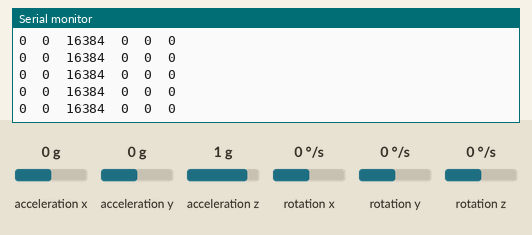
A sketch run on a simulated Arduino Uno, built with avr-gcc and run on an emulated ATmega328P. Parts: the last lines printed to the serial monitor. The test bench sets the inputs (shaded band); at power-on: acceleration x 0 g, acceleration y 0 g, rotation x 0 °/s, acceleration z 1 g, rotation y 0 °/s, rotation z 0 °/s.

Above: at 1.2 s.
1.3 s: acceleration x set to -1.4 g
At 2.2 s:
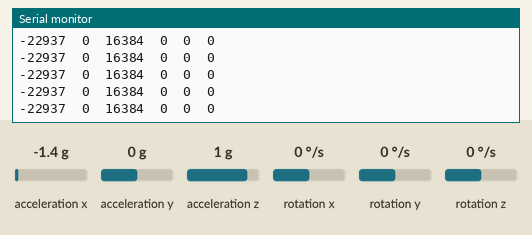
4.3 s: acceleration y set to -1.4 g
At 5.2 s:
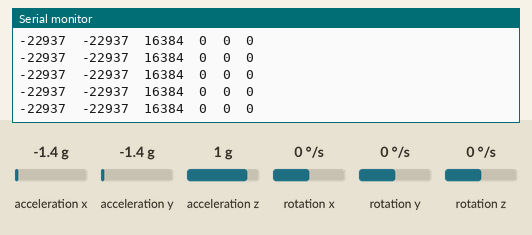
7.3 s: rotation x set to 100 °/s
At 8.4 s:
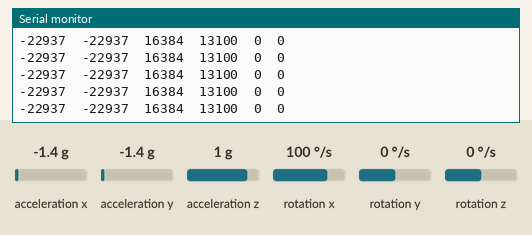
10.3 s: acceleration z set to -1.4 g
At 11.3 s:
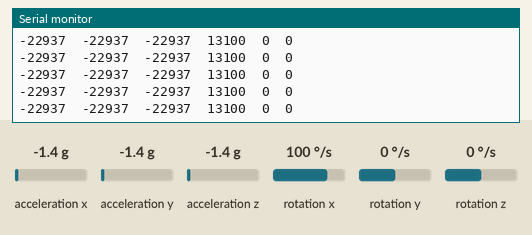
11.8 s: rotation y set to 100 °/s
At 12.3 s:
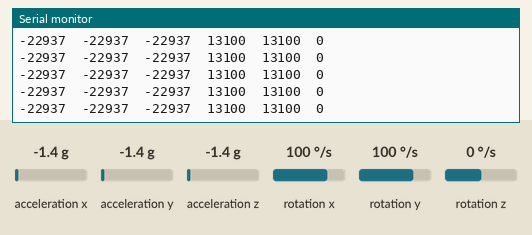

The sketch:

lab07-3.ino
```cpp
#include <I2Cdev.h>
#include <MPU6050.h>
#include <Wire.h>
MPU6050 accelgyro;

int16_t mx, my, mz;
int16_t ax, ay, az, gx, gy, gz;

void setup() {
  // put your setup code here, to run once:
  Wire.begin();
  Serial.begin(38400);
  Serial.println("Initializing I2C devices...");

 	accelgyro.initialize();	  // 初始化 I2C devices

  Serial.println("Testing device connections…");
  Serial.println(accelgyro.testConnection() ? "MPU6050 connection successful" : "failed");
}

void loop() {
  // put your main code here, to run repeatedly:
  	accelgyro.getMotion6(&ax, &ay, &az, &gx, &gy, &gz);
    // Serial.print("a/g:\t");
      Serial.print(ax); Serial.print("\t");
      Serial.print(ay); Serial.print("\t");
      Serial.print(az); Serial.print("\t");
      Serial.print(gx); Serial.print("\t");
      Serial.print(gy); Serial.print("\t");
      Serial.println(gz);
}
```

Measured:
- after the input at 1.3 s, the serial monitor: prints a new line at once (image 1)
- after the input at 4.3 s, the serial monitor: prints a new line at once (image 2)
- after the input at 7.3 s, the serial monitor: prints a new line at once (image 3)
- after the input at 10.3 s, the serial monitor: prints a new line at once (image 4)
- after the input at 11.8 s, the serial monitor: prints a new line at once (image 5)
